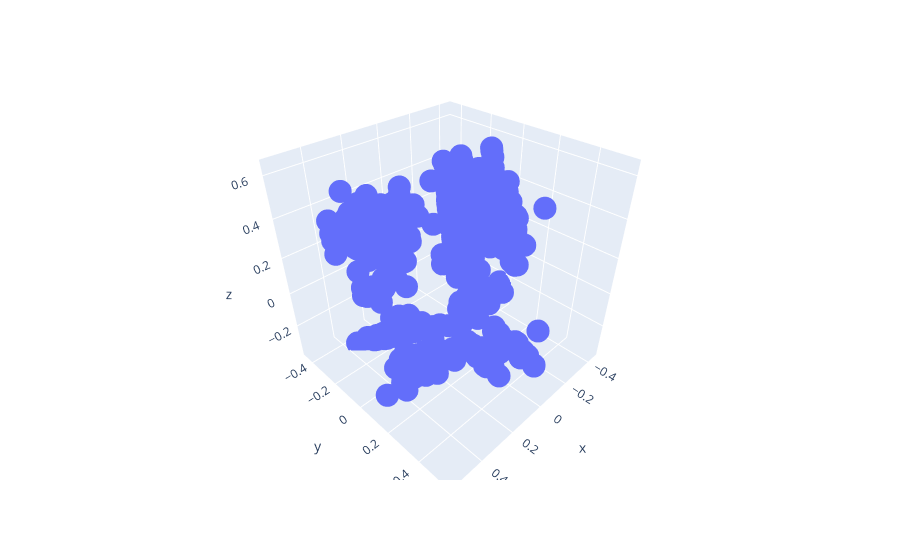

The cell this chart's notebook holds for it:
### Code cell
score = data_pca[:,0:100]

xs = score[:,0]
ys = score[:,1]
zs = score[:,2]

scalex = 1.0/(xs.max() - xs.min())
scaley = 1.0/(ys.max() - ys.min())
scalez = 1.0/(zs.max() - zs.min())

fig = px.scatter_3d(x = xs * scalex, y = ys * scaley, z = zs * scalez)

fig.show();

### Figure 1 — Plotly figure (JSON) as saved in the notebook; plotly's stock layout.template omitted (floating-point values rounded to 4 significant figures; data arrays with more than 128 entries replaced by an {"elided": "..."} marker saying what was removed)
{"data": [{"hovertemplate": "x=%{x}<br>y=%{y}<br>z=%{z}<extra></extra>", "legendgroup": "", "marker": {"color": "#636efa", "symbol": "circle"}, "mode": "markers", "name": "", "scene": "scene", "showlegend": false, "type": "scatter3d", "x": {"elided": "1041 float values"}, "y": {"elided": "1041 float values"}, "z": {"elided": "1041 float values"}}], "layout": {"legend": {"tracegroupgap": 0}, "margin": {"t": 60}, "scene": {"domain": {"x": [0, 1], "y": [0, 1]}, "xaxis": {"title": {"text": "x"}}, "yaxis": {"title": {"text": "y"}}, "zaxis": {"title": {"text": "z"}}}}}
